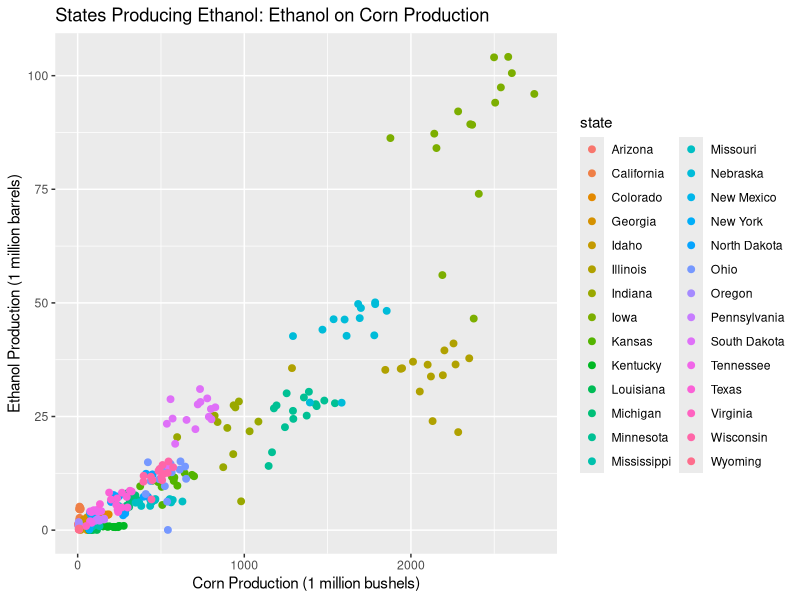
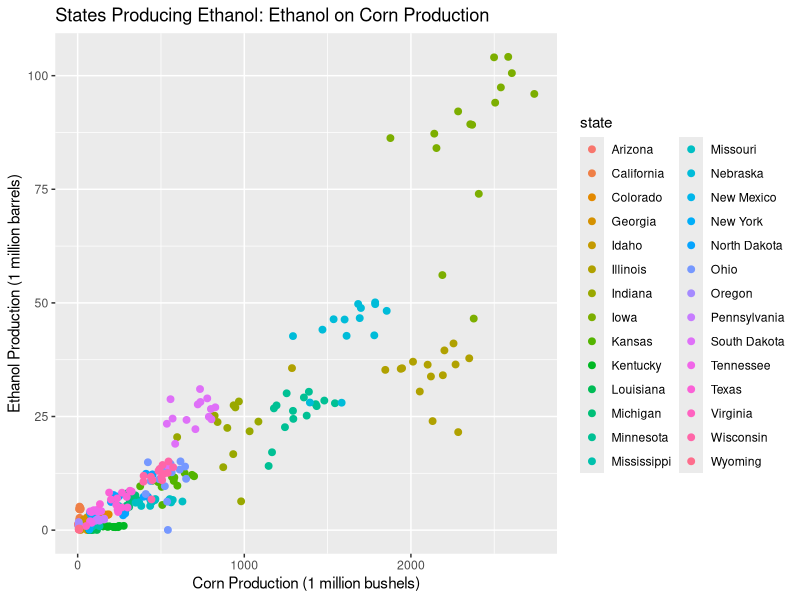

Source code (R) for these figures, in order:
#libraray needed packages
library(tidyverse)
library(ggplot2)
library(readr)

#setwd

#import data set
mega = read.csv("Data/Merging/merge_final.csv")

#make plot of ethanol and corn production
#first decide which low ethanol values to drop
summary(mega$eth.production)

#make plot
scatter = mega |>
  mutate(eth.production = eth.production/1000,
         corn.production = corn.production/1000000) |> 
  filter(eth.production > 0) |> 
  ggplot(aes(x = corn.production, y = eth.production, color = state)) +
  geom_point(size = 2) +
  labs(x = "Corn Production (1 million bushels)",
       y = "Ethanol Production (1 million barrels)",
       title = "States Producing Ethanol: Ethanol on Corn Production")
scatter

#save plot as png
ggsave("Outputs/Exploratory_Analysis/EthCornScatterByState.png", scatter, "png")
